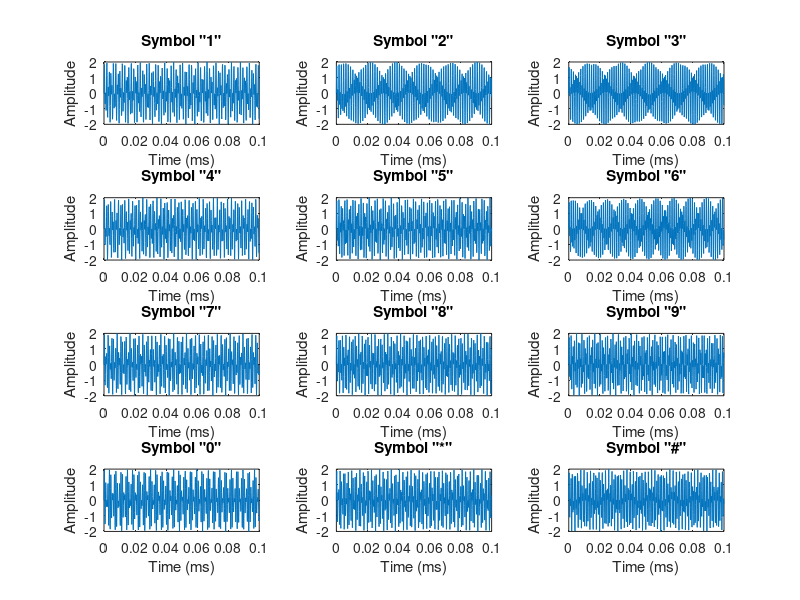

MATLAB code for this plot:
% Author: Vishwas K Singh
% Email: vishwasks32@gmail.com
% Script to Generate DTMF signals

clear all;
close all;
clc;

% Let us assign keys for telephone keypad
k = ['1', '2', '3', '4', '5', '6', '7', '8', '9', '0', '*', '#'];

% Assign Frequencies low and high
low_freq = [697 770 852 941];
high_freq = [1209 1336 1447];

% Compute frequencies for each button
f = [];
for i = 1:4
    for j = 1:3
        f = [f [low_freq(i);high_freq(j)] ];
    end
end
disp(f);

% Generation and plotting 2 seconds tones
Fs = 8000; %Sampling Frequency 8kHz
N = 800;  %duration of Samples 8ms
t = (0:N-1)/Fs;

 for btn = 1:12
     %Get frequencies of tonechoice
     freq_both = f(:,btn);
    
     %Generate Sine waves
     lfb = sin(freq_both(1)*2*pi*t);
     hfb = sin(freq_both(2)*2*pi*t);
     
     % Get their sum
     tones = lfb+hfb;

     % Plot tone
     subplot(4,3,btn);
     plot(t,tones);
     hold on;
     title(['Symbol "', k(btn),'"']);
     ylabel('Amplitude');
     xlabel('Time (ms)');
 end